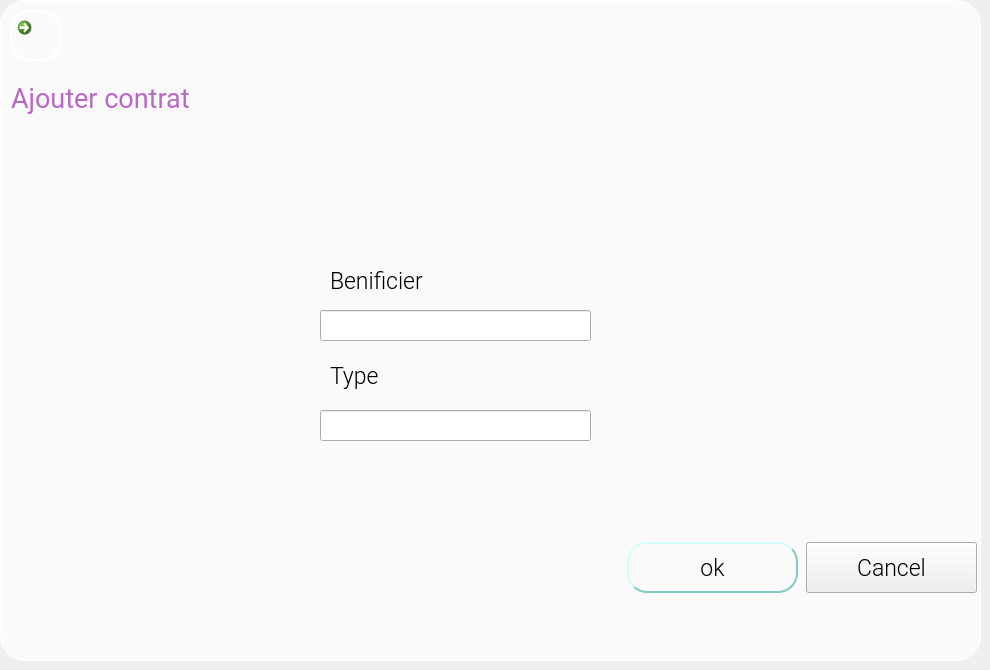
   <widget class="QWidget" name="ajouter_contrat">
    <widget class="QFrame" name="ajout_frame">
     <property name="geometry">
      <rect>
       <x>0</x>
       <y>0</y>
       <width>981</width>
       <height>661</height>
      </rect>
     </property>
     <property name="styleSheet">
      <string notr="true">.QFrame{
border: 1px solid white ;
background-color: #fafafa;
border-radius: 25px;
padding: 20px;
 margin: 0px;
}</string>
     </property>
     <property name="frameShape">
      <enum>QFrame::StyledPanel</enum>
     </property>
     <property name="frameShadow">
      <enum>QFrame::Raised</enum>
     </property>
     <widget class="QLineEdit" name="benificier_t_2">
      <property name="geometry">
       <rect>
        <x>320</x>
        <y>310</y>
        <width>271</width>
        <height>31</height>
       </rect>
      </property>
      <property name="font">
       <font>
        <family>Roboto Light</family>
        <pointsize>12</pointsize>
       </font>
      </property>
     </widget>
     <widget class="QLineEdit" name="type_t_2">
      <property name="geometry">
       <rect>
        <x>320</x>
        <y>410</y>
        <width>271</width>
        <height>31</height>
       </rect>
      </property>
      <property name="font">
       <font>
        <family>Roboto Light</family>
        <pointsize>12</pointsize>
       </font>
      </property>
     </widget>
     <widget class="QLabel" name="benificier">
      <property name="geometry">
       <rect>
        <x>330</x>
        <y>270</y>
        <width>121</width>
        <height>21</height>
       </rect>
      </property>
      <property name="font">
       <font>
        <family>Roboto Light</family>
        <pointsize>17</pointsize>
       </font>
      </property>
      <property name="text">
       <string>Benificier</string>
      </property>
     </widget>
     <widget class="QLabel" name="type_2">
      <property name="geometry">
       <rect>
        <x>330</x>
        <y>360</y>
        <width>121</width>
        <height>31</height>
       </rect>
      </property>
      <property name="font">
       <font>
        <family>Roboto Light</family>
        <pointsize>17</pointsize>
       </font>
      </property>
      <property name="text">
       <string>Type</string>
      </property>
     </widget>
     <widget class="QPushButton" name="ok">
      <property name="geometry">
       <rect>
        <x>627</x>
        <y>542</y>
        <width>171</width>
        <height>51</height>
       </rect>
      </property>
      <property name="font">
       <font>
        <family>Roboto Light</family>
        <pointsize>17</pointsize>
       </font>
      </property>
      <property name="styleSheet">
       <string notr="true">QPushButton{
 border-width: 2px;
border-style: outset;
border-color: #80cbc4;
border-radius: 20px;
padding:0 8;
}
QPushButton:pressed{
border-style: inset;
border-radius: 20px;
padding:0 8;
background: #f5f5f5;
}
</string>
      </property>
      <property name="text">
       <string>ok</string>
      </property>
     </widget>
     <widget class="QPushButton" name="cancel">
      <property name="geometry">
       <rect>
        <x>806</x>
        <y>542</y>
        <width>171</width>
        <height>51</height>
       </rect>
      </property>
      <property name="font">
       <font>
        <family>Roboto Light</family>
        <pointsize>17</pointsize>
       </font>
      </property>
      <property name="text">
       <string>Cancel</string>
      </property>
     </widget>
    </widget>
    <widget class="QLabel" name="ajouter_c_t">
     <property name="geometry">
      <rect>
       <x>11</x>
       <y>53</y>
       <width>181</width>
       <height>91</height>
      </rect>
     </property>
     <property name="font">
      <font>
       <family>Roboto</family>
       <pointsize>20</pointsize>
      </font>
     </property>
     <property name="styleSheet">
      <string notr="true">QLabel
{
color:#ba68c8
}</string>
     </property>
     <property name="text">
      <string>Ajouter contrat</string>
     </property>
    </widget>
    <widget class="QCommandLinkButton" name="backtogerercontrat">
     <property name="geometry">
      <rect>
       <x>10</x>
       <y>10</y>
       <width>51</width>
       <height>51</height>
      </rect>
     </property>
     <property name="styleSheet">
      <string notr="true">QPushButton{
 border-width: 2px;
border-style: outset;
border-color: white;
border-radius: 20px;
padding:0 8;
}
QPushButton:hover
{
background:#f5f5f5;
}
QPushButton:pressed{
border-style: inset;
border-radius: 20px;
padding:0 8;
background:#eeeeee;
}</string>
     </property>
     <property name="text">
      <string/>
     </property>
     <property name="iconSize">
      <size>
       <width>32</width>
       <height>32</height>
      </size>
     </property>
    </widget>
   </widget>
